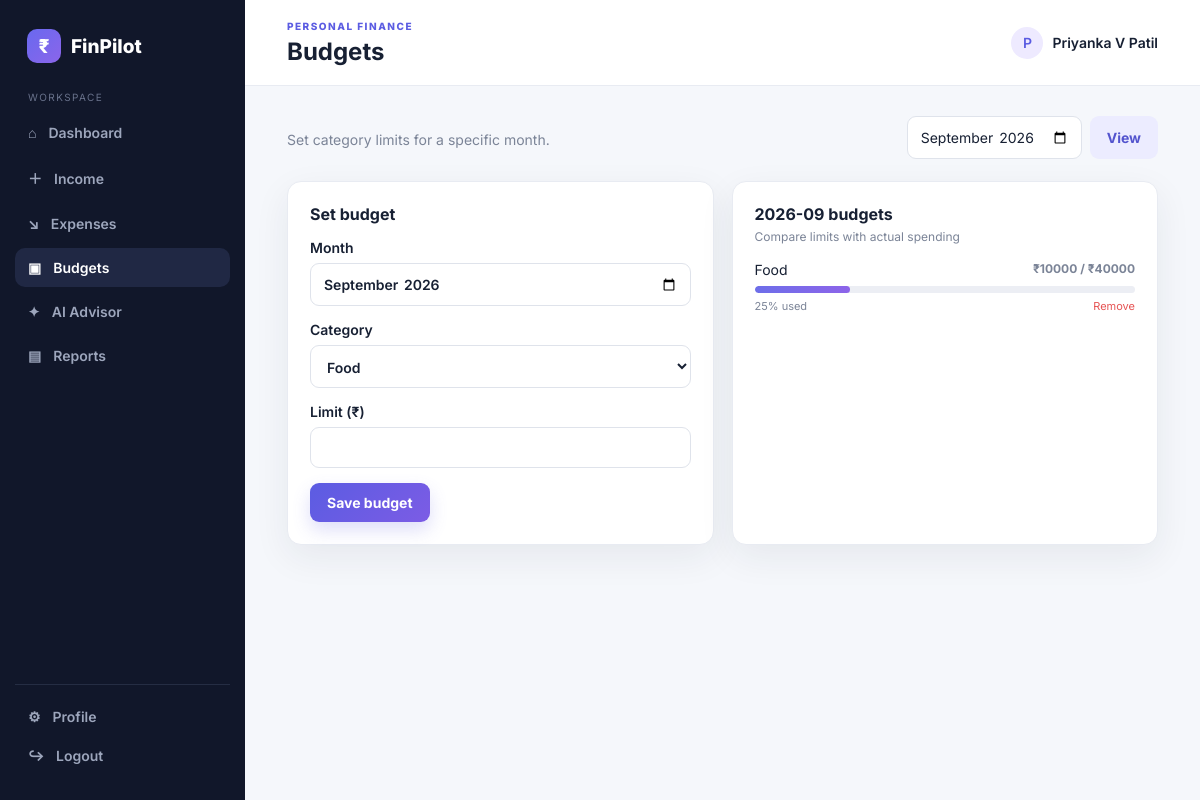
/budgets (signed in), run on the app's committed database.
### models.py (models this page shows, shortened)
class User(UserMixin, db.Model):
    id = db.Column(db.Integer, primary_key=True)
    name = db.Column(db.String(100), nullable=False)
    email = db.Column(db.String(160), unique=True, nullable=False, index=True)
    password_hash = db.Column(db.String(255), nullable=False)
    monthly_income_target = db.Column(db.Float, default=0.0)
    savings_goal = db.Column(db.Float, default=0.0)
    created_at = db.Column(db.DateTime, default=datetime.utcnow)
    incomes = db.relationship('Income', backref='user', lazy=True, cascade='all, delete-orphan')
    expenses = db.relationship('Expense', backref='user', lazy=True, cascade='all, delete-orphan')
    budgets = db.relationship('Budget', backref='user', lazy=True, cascade='all, delete-orphan')

class Budget(db.Model):
    id = db.Column(db.Integer, primary_key=True)
    user_id = db.Column(db.Integer, db.ForeignKey('user.id'), nullable=False, index=True)
    category = db.Column(db.String(60), nullable=False)
    month = db.Column(db.String(7), nullable=False)  # YYYY-MM
    limit_amount = db.Column(db.Float, nullable=False)
    created_at = db.Column(db.DateTime, default=datetime.utcnow)
    __table_args__ = (db.UniqueConstraint('user_id', 'category', 'month', name='uq_budget_user_category_month'),)

### app.py (the view, shortened to what this page needs)
@app.route('/budgets', methods=['GET', 'POST'])
@login_required
def budgets():
    raw_month = request.form.get('month') or request.args.get('month') or current_month()
    try:
        datetime.strptime(raw_month + '-01', '%Y-%m-%d')
        month = raw_month
    except (ValueError, TypeError):
        month = current_month()
    s = summary_for(current_user.id, month)
    return render_template('budgets.html', s=s)

### app.py (called while the page is built)
@login_manager.user_loader
def load_user(user_id):
    return db.session.get(User, int(user_id))

def current_month():
    return date.today().strftime('%Y-%m')

@app.context_processor
def inject_globals():
    return {'categories': CATEGORIES, 'today': date.today(), 'current_month': current_month()}

### templates/budgets.html
{% extends 'base.html' %}{% block page_title %}Budgets{% endblock %}{% block content %}<div class="toolbar"><p class="muted">Set category limits for a specific month.</p><form class="month-form"><input type="month" name="month" value="{{ s.month }}"><button class="btn secondary">View</button></form></div><div class="grid-2 form-grid"><div class="panel"><h2>Set budget</h2><form method="post"><label>Month<input type="month" name="month" value="{{ s.month }}" required></label><label>Category<select name="category">{% for c in categories %}<option>{{ c }}</option>{% endfor %}</select></label><label>Limit (₹)<input type="number" name="amount" min="1" step="0.01" required></label><button class="btn primary">Save budget</button></form></div><div class="panel"><div class="panel-head"><div><h2>{{ s.month }} budgets</h2><p>Compare limits with actual spending</p></div></div>{% if s.budgets_list %}<div class="budget-list">{% for b in s.budgets_list %}{% set spent=s.categories.get(b.category,0) %}<div class="budget-item"><div><span>{{ b.category }}</span><b>₹{{ '%.0f'|format(spent) }} / ₹{{ '%.0f'|format(b.limit_amount) }}</b></div><div class="progress"><i style="width:{{ [spent/b.limit_amount*100,100]|min if b.limit_amount else 0 }}%"></i></div><div class="budget-actions"><span>{{ '%.0f'|format((spent/b.limit_amount*100) if b.limit_amount else 0) }}% used</span><form method="post" action="{{ url_for('delete_budget', item_id=b.id) }}"><button class="text-danger">Remove</button></form></div></div>{% endfor %}</div>{% else %}<div class="empty">No budgets for this month.</div>{% endif %}</div></div>{% endblock %}

### templates/base.html (shortened to what this page needs)
<!doctype html>
<html lang="en">
<head>
  <link rel="stylesheet" href="{{ url_for('static', filename='css/style.css') }}">
</head>
<body>
<div class="app-shell">
  {% if current_user.is_authenticated %}
  <aside class="sidebar">
    <a class="brand" href="{{ url_for('dashboard') }}"><span class="brand-mark">₹</span><span>FinPilot</span></a>
    <div class="side-label">Workspace</div>
    <nav>
      <a class="nav-link {% if request.endpoint=='dashboard' %}active{% endif %}" href="{{ url_for('dashboard') }}">⌂ <span>Dashboard</span></a>
      <a class="nav-link {% if request.endpoint=='income' %}active{% endif %}" href="{{ url_for('income') }}">＋ <span>Income</span></a>
      <a class="nav-link {% if request.endpoint=='expenses' %}active{% endif %}" href="{{ url_for('expenses') }}">↘ <span>Expenses</span></a>
      <a class="nav-link {% if request.endpoint=='budgets' %}active{% endif %}" href="{{ url_for('budgets') }}">▣ <span>Budgets</span></a>
      <a class="nav-link {% if request.endpoint=='advisor' %}active{% endif %}" href="{{ url_for('advisor') }}">✦ <span>AI Advisor</span></a>
      <a class="nav-link {% if request.endpoint=='reports' %}active{% endif %}" href="{{ url_for('reports') }}">▤ <span>Reports</span></a>
    </nav>
    <div class="side-bottom">
      <a class="nav-link {% if request.endpoint=='profile' %}active{% endif %}" href="{{ url_for('profile') }}">⚙ <span>Profile</span></a>
      <a class="nav-link" href="{{ url_for('logout') }}">↪ <span>Logout</span></a>
    </div>
  </aside>
  {% endif %}
  <main class="main {% if not current_user.is_authenticated %}full{% endif %}">
    {% if current_user.is_authenticated %}
    <header class="topbar"><div><div class="eyebrow">PERSONAL FINANCE</div><h1>{% block page_title %}Dashboard{% endblock %}</h1></div><div class="user-pill"><span>{{ (current_user.name[0]|upper) if current_user.name else 'U' }}</span>{{ current_user.name }}</div></header>
    {% endif %}
    <section class="content">
      {% block content %}{% endblock %}
    </section>
  </main>
</div>
</body></html>

### static/css/style.css (style rules this page uses)
:root { --bg:#f5f7fb;--surface:#fff;--ink:#172033;--muted:#7b8497;--line:#e8ebf2;--primary:#5b5ce2;--primary2:#7c5ce5;--green:#17a673;--red:#e65353;--shadow:0 12px 36px rgba(29,36,60,.07) }
* { box-sizing:border-box }
body { margin:0;background:var(--bg);color:var(--ink);font-family:Inter,system-ui,sans-serif;font-size:14px }
a { color:inherit;text-decoration:none }
.app-shell { min-height:100vh;display:flex }
.sidebar { width:245px;background:#11172a;color:#aeb6cb;padding:25px 15px;position:fixed;inset:0 auto 0 0;display:flex;flex-direction:column;z-index:5 }
.brand { display:flex;align-items:center;gap:10px;color:white;font-weight:800;font-size:19px;padding:4px 12px 28px }
.brand-mark { display:inline-grid;place-items:center;width:34px;height:34px;border-radius:10px;background:linear-gradient(135deg,#6969ef,#8b65ea);color:white;font-weight:800 }
.side-label { font-size:10px;letter-spacing:1.4px;text-transform:uppercase;color:#68718a;padding:0 13px 10px }
nav { display:grid;gap:5px }
.nav-link { display:flex;gap:12px;align-items:center;padding:11px 13px;border-radius:10px;color:#9da6bc;font-weight:600 }
.nav-link:hover,.nav-link.active { background:#202844;color:white }
.side-bottom { margin-top:auto;border-top:1px solid #252d43;padding-top:12px }
.main { margin-left:245px;min-height:100vh;flex:1 }
.topbar { height:86px;background:#fff;border-bottom:1px solid var(--line);display:flex;align-items:center;justify-content:space-between;padding:0 42px }
.eyebrow { font-size:10px;letter-spacing:1.5px;color:var(--primary);font-weight:800 }
.topbar h1 { margin:5px 0 0;font-size:24px }
.user-pill { display:flex;align-items:center;gap:9px;font-weight:600 }
.user-pill span { width:32px;height:32px;border-radius:50%;display:grid;place-items:center;background:#eeeaff;color:#5b5ce2 }
.content { padding:30px 42px 50px;max-width:1400px;margin:auto }
.muted { color:var(--muted);margin:4px 0 0 }
.toolbar,.page-intro { display:flex;justify-content:space-between;align-items:center;margin-bottom:22px }
.month-form { display:flex;gap:8px }
input,select { width:100%;border:1px solid #dfe3eb;border-radius:9px;padding:11px 12px;background:#fff;color:var(--ink);font:inherit;outline:none }
label { display:grid;gap:7px;font-weight:600;margin:15px 0 }
button,.btn { font:inherit;border:0;cursor:pointer }
.btn { display:inline-flex;align-items:center;justify-content:center;padding:11px 17px;border-radius:9px;font-weight:700 }
.primary { background:linear-gradient(135deg,var(--primary),var(--primary2));color:white;box-shadow:0 8px 18px rgba(91,92,226,.2) }
.secondary { background:#ececff;color:#5354ce }
.stat-card,.panel { background:var(--surface);border:1px solid var(--line);border-radius:14px;box-shadow:var(--shadow) }
.grid-2 { display:grid;grid-template-columns:1fr 1fr;gap:18px;margin-bottom:18px }
.panel { padding:22px }
.panel h2 { margin:0;font-size:16px }
.panel-head { display:flex;justify-content:space-between;align-items:start;margin-bottom:17px }
.panel-head p { color:var(--muted);margin:5px 0 0;font-size:12px }
.budget-list { display:grid;gap:18px }
.budget-item>div:first-child { display:flex;justify-content:space-between;margin-bottom:8px }
.budget-item b { font-size:12px;color:var(--muted) }
.progress { height:7px;border-radius:9px;background:#eceef4;overflow:hidden }
.progress i { display:block;height:100%;background:linear-gradient(90deg,#6d6ee9,#8d64e9);border-radius:inherit }
.budget-actions { display:flex;justify-content:space-between;margin-top:6px;color:var(--muted);font-size:11px }
.text-danger { background:none;color:var(--red);padding:0 }
.form-grid form { max-width:100% }

### data on the page
User: name "P", name "Priyanka V Patil"
Budget: category "Food", spent "10000", limit_amount "40000", {{ [spent/b.limit_amount*100,100]|min if b.limit_amount else 0 }} 25.0 (drawn), (spent/b.limit_amount*100)ifb.limit_amountelse0 "25"

### other printed values
{{ s.month }} "2026-09"
form field category "Food"
